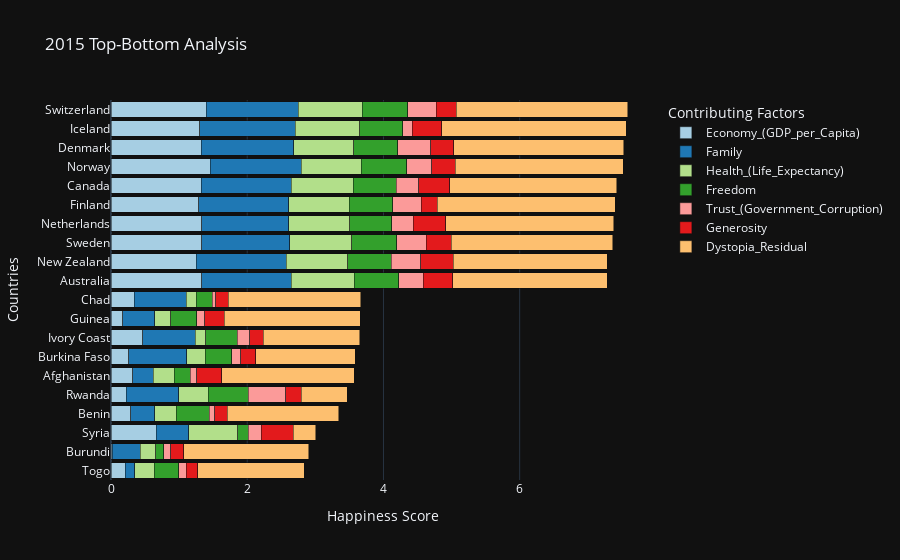
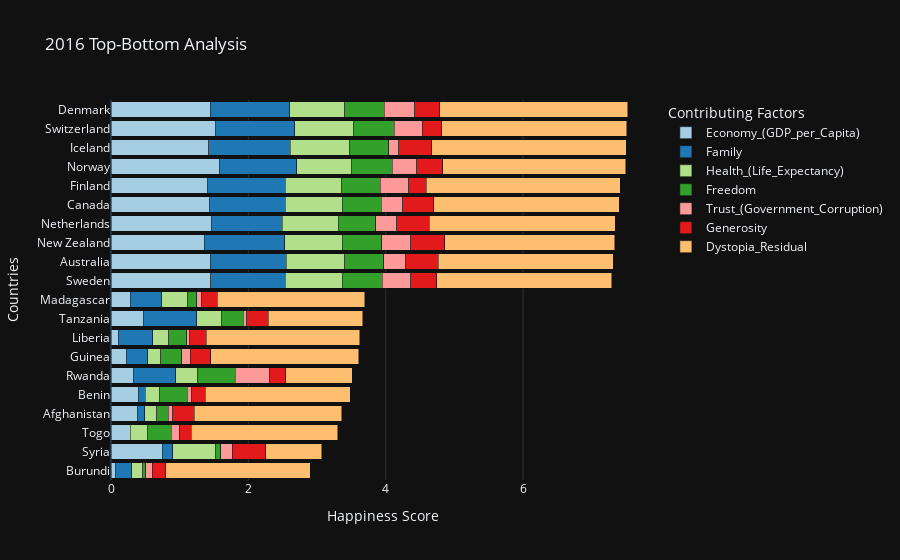
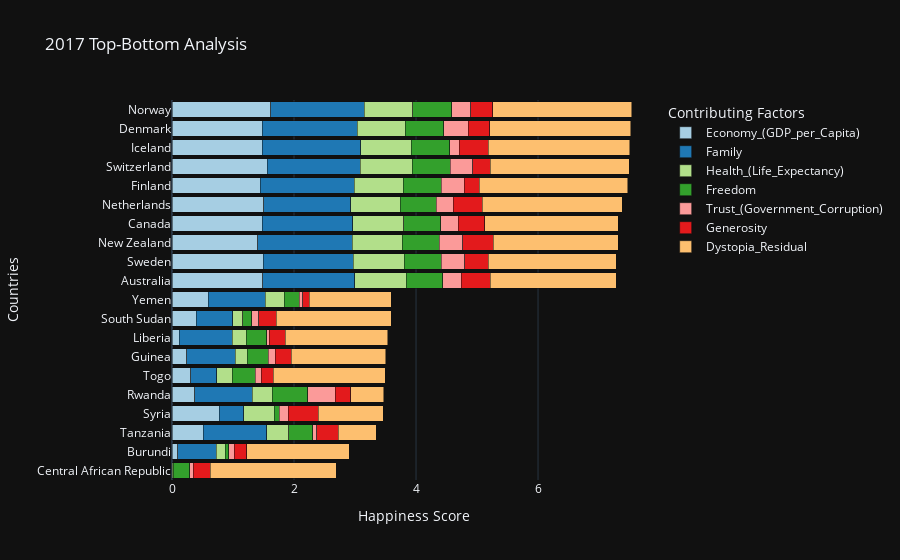
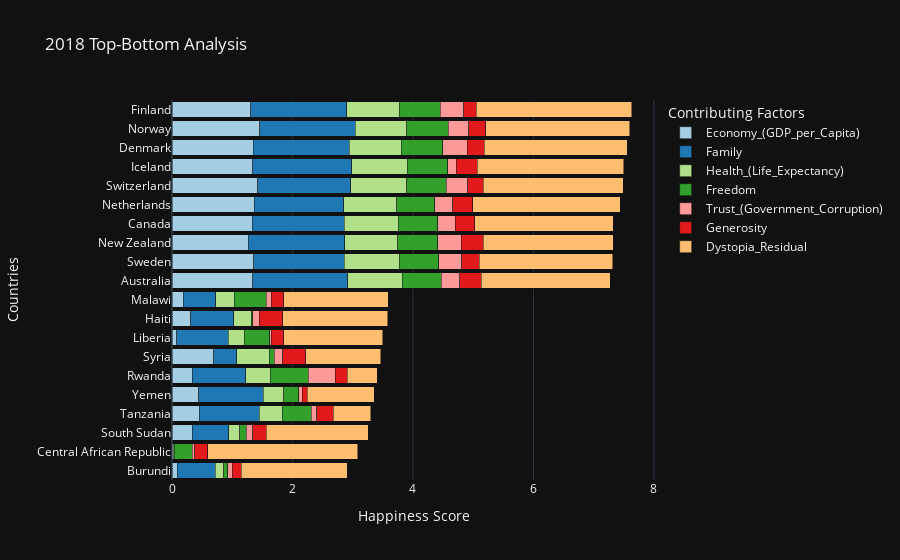

Notebook source saved alongside these figures, in order:
### Markdown cell above
# Horizontal Bars

### Code cell
top_10 = {}
bottom_10 = {}
combined_10 = {}

for year in years:
        top_10[year] =df[year].set_index('Country')
        top_10[year] = df[year].loc[:,['Country','Economy_(GDP_per_Capita)','Family', 'Health_(Life_Expectancy)',
       'Freedom', 'Trust_(Government_Corruption)', 'Generosity',
       'Dystopia_Residual']].head(10)
        bottom_10[year] = df[year].set_index('Country')
        bottom_10[year] = df[year].loc[:,['Country','Economy_(GDP_per_Capita)','Family', 'Health_(Life_Expectancy)',
       'Freedom', 'Trust_(Government_Corruption)', 'Generosity',
       'Dystopia_Residual']].tail(10)
        combined_10[year] = pd.concat([bottom_10[year][::-1],top_10[year][::-1]]).set_index('Country',drop=True)
#         combined_10[year].iplot(kind='barh',title= f'{year} Top-Bottom Analysis',barmode='stack',bargap=.3)
        fig =px.bar(combined_10[year], color_discrete_sequence = px.colors.colorbrewer.Paired,orientation='h',title= f'{year} Top-Bottom Analysis',barmode='stack', labels=dict(Country="Countries", value="Happiness Score", variable="Contributing Factors"))
        fig.show()

### Figure 1 — Plotly figure (JSON) as saved in the notebook; plotly's stock layout.template omitted (floating-point values rounded to 4 significant figures)
{"data": [{"alignmentgroup": "True", "hovertemplate": "Contributing Factors=Economy_(GDP_per_Capita)<br>Happiness Score=%{x}<br>Countries=%{y}<extra></extra>", "legendgroup": "Economy_(GDP_per_Capita)", "marker": {"color": "rgb(166,206,227)"}, "name": "Economy_(GDP_per_Capita)", "offsetgroup": "Economy_(GDP_per_Capita)", "orientation": "h", "showlegend": true, "textposition": "auto", "type": "bar", "x": [0.2087, 0.0153, 0.6632, 0.2867, 0.2221, 0.3198, 0.2581, 0.4653, 0.1742, 0.3419, 1.334, 1.25, 1.332, 1.329, 1.29, 1.326, 1.459, 1.325, 1.302, 1.397], "xaxis": "x", "y": ["Togo", "Burundi", "Syria", "Benin", "Rwanda", "Afghanistan", "Burkina Faso", "Ivory Coast", "Guinea", "Chad", "Australia", "New Zealand", "Sweden", "Netherlands", "Finland", "Canada", "Norway", "Denmark", "Iceland", "Switzerland"], "yaxis": "y"}, {"alignmentgroup": "True", "hovertemplate": "Contributing Factors=Family<br>Happiness Score=%{x}<br>Countries=%{y}<extra></extra>", "legendgroup": "Family", "marker": {"color": "rgb(31,120,180)"}, "name": "Family", "offsetgroup": "Family", "orientation": "h", "showlegend": true, "textposition": "auto", "type": "bar", "x": [0.1399, 0.4159, 0.4749, 0.3539, 0.7737, 0.3029, 0.8519, 0.7712, 0.4647, 0.7606, 1.309, 1.32, 1.289, 1.28, 1.318, 1.323, 1.331, 1.361, 1.402, 1.35], "xaxis": "x", "y": ["Togo", "Burundi", "Syria", "Benin", "Rwanda", "Afghanistan", "Burkina Faso", "Ivory Coast", "Guinea", "Chad", "Australia", "New Zealand", "Sweden", "Netherlands", "Finland", "Canada", "Norway", "Denmark", "Iceland", "Switzerland"], "yaxis": "y"}, {"alignmentgroup": "True", "hovertemplate": "Contributing Factors=Health_(Life_Expectancy)<br>Happiness Score=%{x}<br>Countries=%{y}<extra></extra>", "legendgroup": "Health_(Life_Expectancy)", "marker": {"color": "rgb(178,223,138)"}, "name": "Health_(Life_Expectancy)", "offsetgroup": "Health_(Life_Expectancy)", "orientation": "h", "showlegend": true, "textposition": "auto", "type": "bar", "x": [0.2844, 0.224, 0.7219, 0.3191, 0.4286, 0.3034, 0.2712, 0.1519, 0.2401, 0.1501, 0.9316, 0.9084, 0.9109, 0.8928, 0.8891, 0.9056, 0.8852, 0.8746, 0.9478, 0.9414], "xaxis": "x", "y": ["Togo", "Burundi", "Syria", "Benin", "Rwanda", "Afghanistan", "Burkina Faso", "Ivory Coast", "Guinea", "Chad", "Australia", "New Zealand", "Sweden", "Netherlands", "Finland", "Canada", "Norway", "Denmark", "Iceland", "Switzerland"], "yaxis": "y"}, {"alignmentgroup": "True", "hovertemplate": "Contributing Factors=Freedom<br>Happiness Score=%{x}<br>Countries=%{y}<extra></extra>", "legendgroup": "Freedom", "marker": {"color": "rgb(51,160,44)"}, "name": "Freedom", "offsetgroup": "Freedom", "orientation": "h", "showlegend": true, "textposition": "auto", "type": "bar", "x": [0.3645, 0.1185, 0.1568, 0.4845, 0.592, 0.2341, 0.3949, 0.4687, 0.3772, 0.235, 0.6512, 0.6394, 0.6598, 0.6158, 0.6417, 0.633, 0.6697, 0.6494, 0.6288, 0.6656], "xaxis": "x", "y": ["Togo", "Burundi", "Syria", "Benin", "Rwanda", "Afghanistan", "Burkina Faso", "Ivory Coast", "Guinea", "Chad", "Australia", "New Zealand", "Sweden", "Netherlands", "Finland", "Canada", "Norway", "Denmark", "Iceland", "Switzerland"], "yaxis": "y"}, {"alignmentgroup": "True", "hovertemplate": "Contributing Factors=Trust_(Government_Corruption)<br>Happiness Score=%{x}<br>Countries=%{y}<extra></extra>", "legendgroup": "Trust_(Government_Corruption)", "marker": {"color": "rgb(251,154,153)"}, "name": "Trust_(Government_Corruption)", "offsetgroup": "Trust_(Government_Corruption)", "orientation": "h", "showlegend": true, "textposition": "auto", "type": "bar", "x": [0.1073, 0.1006, 0.1891, 0.0801, 0.5519, 0.09719, 0.1283, 0.1792, 0.1214, 0.05269, 0.3564, 0.4292, 0.4384, 0.3181, 0.4137, 0.3296, 0.365, 0.4836, 0.1414, 0.4198], "xaxis": "x", "y": ["Togo", "Burundi", "Syria", "Benin", "Rwanda", "Afghanistan", "Burkina Faso", "Ivory Coast", "Guinea", "Chad", "Australia", "New Zealand", "Sweden", "Netherlands", "Finland", "Canada", "Norway", "Denmark", "Iceland", "Switzerland"], "yaxis": "y"}, {"alignmentgroup": "True", "hovertemplate": "Contributing Factors=Generosity<br>Happiness Score=%{x}<br>Countries=%{y}<extra></extra>", "legendgroup": "Generosity", "marker": {"color": "rgb(227,26,28)"}, "name": "Generosity", "offsetgroup": "Generosity", "orientation": "h", "showlegend": true, "textposition": "auto", "type": "bar", "x": [0.1668, 0.1973, 0.4718, 0.1826, 0.2263, 0.3651, 0.2175, 0.2016, 0.2866, 0.1839, 0.4356, 0.475, 0.3626, 0.4761, 0.2335, 0.4581, 0.347, 0.3414, 0.4363, 0.2968], "xaxis": "x", "y": ["Togo", "Burundi", "Syria", "Benin", "Rwanda", "Afghanistan", "Burkina Faso", "Ivory Coast", "Guinea", "Chad", "Australia", "New Zealand", "Sweden", "Netherlands", "Finland", "Canada", "Norway", "Denmark", "Iceland", "Switzerland"], "yaxis": "y"}, {"alignmentgroup": "True", "hovertemplate": "Contributing Factors=Dystopia_Residual<br>Happiness Score=%{x}<br>Countries=%{y}<extra></extra>", "legendgroup": "Dystopia_Residual", "marker": {"color": "rgb(253,191,111)"}, "name": "Dystopia_Residual", "offsetgroup": "Dystopia_Residual", "orientation": "h", "showlegend": true, "textposition": "auto", "type": "bar", "x": [1.567, 1.833, 0.3286, 1.633, 0.6704, 1.952, 1.465, 1.417, 1.992, 1.943, 2.266, 2.264, 2.371, 2.466, 2.62, 2.452, 2.465, 2.492, 2.702, 2.517], "xaxis": "x", "y": ["Togo", "Burundi", "Syria", "Benin", "Rwanda", "Afghanistan", "Burkina Faso", "Ivory Coast", "Guinea", "Chad", "Australia", "New Zealand", "Sweden", "Netherlands", "Finland", "Canada", "Norway", "Denmark", "Iceland", "Switzerland"], "yaxis": "y"}], "layout": {"barmode": "stack", "legend": {"title": {"text": "Contributing Factors"}, "tracegroupgap": 0}, "title": {"text": "2015 Top-Bottom Analysis"}, "xaxis": {"anchor": "y", "domain": [0, 1], "title": {"text": "Happiness Score"}}, "yaxis": {"anchor": "x", "domain": [0, 1], "title": {"text": "Countries"}}}}

### Figure 2 — Plotly figure (JSON) as saved in the notebook; plotly's stock layout.template omitted (floating-point values rounded to 4 significant figures)
{"data": [{"alignmentgroup": "True", "hovertemplate": "Contributing Factors=Economy_(GDP_per_Capita)<br>Happiness Score=%{x}<br>Countries=%{y}<extra></extra>", "legendgroup": "Economy_(GDP_per_Capita)", "marker": {"color": "rgb(166,206,227)"}, "name": "Economy_(GDP_per_Capita)", "offsetgroup": "Economy_(GDP_per_Capita)", "orientation": "h", "showlegend": true, "textposition": "auto", "type": "bar", "x": [0.06831, 0.7472, 0.2812, 0.3823, 0.395, 0.3285, 0.2241, 0.1071, 0.4716, 0.2795, 1.452, 1.444, 1.361, 1.465, 1.44, 1.406, 1.577, 1.427, 1.527, 1.442], "xaxis": "x", "y": ["Burundi", "Syria", "Togo", "Afghanistan", "Benin", "Rwanda", "Guinea", "Liberia", "Tanzania", "Madagascar", "Sweden", "Australia", "New Zealand", "Netherlands", "Canada", "Finland", "Norway", "Iceland", "Switzerland", "Denmark"], "yaxis": "y"}, {"alignmentgroup": "True", "hovertemplate": "Contributing Factors=Family<br>Happiness Score=%{x}<br>Countries=%{y}<extra></extra>", "legendgroup": "Family", "marker": {"color": "rgb(31,120,180)"}, "name": "Family", "offsetgroup": "Family", "orientation": "h", "showlegend": true, "textposition": "auto", "type": "bar", "x": [0.2344, 0.1487, 0, 0.1104, 0.1042, 0.6159, 0.3109, 0.5035, 0.7762, 0.4612, 1.088, 1.105, 1.173, 1.029, 1.096, 1.135, 1.127, 1.183, 1.145, 1.164], "xaxis": "x", "y": ["Burundi", "Syria", "Togo", "Afghanistan", "Benin", "Rwanda", "Guinea", "Liberia", "Tanzania", "Madagascar", "Sweden", "Australia", "New Zealand", "Netherlands", "Canada", "Finland", "Norway", "Iceland", "Switzerland", "Denmark"], "yaxis": "y"}, {"alignmentgroup": "True", "hovertemplate": "Contributing Factors=Health_(Life_Expectancy)<br>Happiness Score=%{x}<br>Countries=%{y}<extra></extra>", "legendgroup": "Health_(Life_Expectancy)", "marker": {"color": "rgb(178,223,138)"}, "name": "Health_(Life_Expectancy)", "offsetgroup": "Health_(Life_Expectancy)", "orientation": "h", "showlegend": true, "textposition": "auto", "type": "bar", "x": [0.1575, 0.6299, 0.2481, 0.1734, 0.2103, 0.3186, 0.1883, 0.2316, 0.357, 0.3711, 0.8312, 0.8512, 0.831, 0.8123, 0.8276, 0.8109, 0.7958, 0.8673, 0.863, 0.795], "xaxis": "x", "y": ["Burundi", "Syria", "Togo", "Afghanistan", "Benin", "Rwanda", "Guinea", "Liberia", "Tanzania", "Madagascar", "Sweden", "Australia", "New Zealand", "Netherlands", "Canada", "Finland", "Norway", "Iceland", "Switzerland", "Denmark"], "yaxis": "y"}, {"alignmentgroup": "True", "hovertemplate": "Contributing Factors=Freedom<br>Happiness Score=%{x}<br>Countries=%{y}<extra></extra>", "legendgroup": "Freedom", "marker": {"color": "rgb(51,160,44)"}, "name": "Freedom", "offsetgroup": "Freedom", "orientation": "h", "showlegend": true, "textposition": "auto", "type": "bar", "x": [0.0432, 0.06912, 0.3468, 0.1643, 0.3975, 0.5432, 0.3095, 0.2575, 0.3176, 0.1368, 0.5822, 0.5684, 0.5815, 0.5521, 0.5737, 0.571, 0.5961, 0.5662, 0.5856, 0.5794], "xaxis": "x", "y": ["Burundi", "Syria", "Togo", "Afghanistan", "Benin", "Rwanda", "Guinea", "Liberia", "Tanzania", "Madagascar", "Sweden", "Australia", "New Zealand", "Netherlands", "Canada", "Finland", "Norway", "Iceland", "Switzerland", "Denmark"], "yaxis": "y"}, {"alignmentgroup": "True", "hovertemplate": "Contributing Factors=Trust_(Government_Corruption)<br>Happiness Score=%{x}<br>Countries=%{y}<extra></extra>", "legendgroup": "Trust_(Government_Corruption)", "marker": {"color": "rgb(251,154,153)"}, "name": "Trust_(Government_Corruption)", "offsetgroup": "Trust_(Government_Corruption)", "orientation": "h", "showlegend": true, "textposition": "auto", "type": "bar", "x": [0.09419, 0.1723, 0.1159, 0.07112, 0.06681, 0.5052, 0.1192, 0.04852, 0.05099, 0.07506, 0.4087, 0.3233, 0.419, 0.2993, 0.3133, 0.41, 0.3578, 0.1497, 0.412, 0.4445], "xaxis": "x", "y": ["Burundi", "Syria", "Togo", "Afghanistan", "Benin", "Rwanda", "Guinea", "Liberia", "Tanzania", "Madagascar", "Sweden", "Australia", "New Zealand", "Netherlands", "Canada", "Finland", "Norway", "Iceland", "Switzerland", "Denmark"], "yaxis": "y"}, {"alignmentgroup": "True", "hovertemplate": "Contributing Factors=Generosity<br>Happiness Score=%{x}<br>Countries=%{y}<extra></extra>", "legendgroup": "Generosity", "marker": {"color": "rgb(227,26,28)"}, "name": "Generosity", "offsetgroup": "Generosity", "orientation": "h", "showlegend": true, "textposition": "auto", "type": "bar", "x": [0.2029, 0.484, 0.1752, 0.3127, 0.2018, 0.2355, 0.2991, 0.2406, 0.3147, 0.2204, 0.3825, 0.4741, 0.494, 0.4742, 0.4483, 0.2549, 0.379, 0.4768, 0.2808, 0.3617], "xaxis": "x", "y": ["Burundi", "Syria", "Togo", "Afghanistan", "Benin", "Rwanda", "Guinea", "Liberia", "Tanzania", "Madagascar", "Sweden", "Australia", "New Zealand", "Netherlands", "Canada", "Finland", "Norway", "Iceland", "Switzerland", "Denmark"], "yaxis": "y"}, {"alignmentgroup": "True", "hovertemplate": "Contributing Factors=Dystopia_Residual<br>Happiness Score=%{x}<br>Countries=%{y}<extra></extra>", "legendgroup": "Dystopia_Residual", "marker": {"color": "rgb(253,191,111)"}, "name": "Dystopia_Residual", "offsetgroup": "Dystopia_Residual", "orientation": "h", "showlegend": true, "textposition": "auto", "type": "bar", "x": [2.104, 0.8179, 2.135, 2.146, 2.108, 0.9682, 2.156, 2.233, 1.378, 2.151, 2.547, 2.546, 2.476, 2.707, 2.705, 2.826, 2.665, 2.831, 2.695, 2.739], "xaxis": "x", "y": ["Burundi", "Syria", "Togo", "Afghanistan", "Benin", "Rwanda", "Guinea", "Liberia", "Tanzania", "Madagascar", "Sweden", "Australia", "New Zealand", "Netherlands", "Canada", "Finland", "Norway", "Iceland", "Switzerland", "Denmark"], "yaxis": "y"}], "layout": {"barmode": "stack", "legend": {"title": {"text": "Contributing Factors"}, "tracegroupgap": 0}, "title": {"text": "2016 Top-Bottom Analysis"}, "xaxis": {"anchor": "y", "domain": [0, 1], "title": {"text": "Happiness Score"}}, "yaxis": {"anchor": "x", "domain": [0, 1], "title": {"text": "Countries"}}}}

### Figure 3 — Plotly figure (JSON) as saved in the notebook; plotly's stock layout.template omitted (floating-point values rounded to 4 significant figures)
{"data": [{"alignmentgroup": "True", "hovertemplate": "Contributing Factors=Economy_(GDP_per_Capita)<br>Happiness Score=%{x}<br>Countries=%{y}<extra></extra>", "legendgroup": "Economy_(GDP_per_Capita)", "marker": {"color": "rgb(166,206,227)"}, "name": "Economy_(GDP_per_Capita)", "offsetgroup": "Economy_(GDP_per_Capita)", "orientation": "h", "showlegend": true, "textposition": "auto", "type": "bar", "x": [0, 0.09162, 0.5111, 0.7772, 0.3687, 0.3054, 0.2445, 0.119, 0.3972, 0.5917, 1.484, 1.494, 1.406, 1.479, 1.504, 1.444, 1.565, 1.481, 1.482, 1.616], "xaxis": "x", "y": ["Central African Republic", "Burundi", "Tanzania", "Syria", "Rwanda", "Togo", "Guinea", "Liberia", "South Sudan", "Yemen", "Australia", "Sweden", "New Zealand", "Canada", "Netherlands", "Finland", "Switzerland", "Iceland", "Denmark", "Norway"], "yaxis": "y"}, {"alignmentgroup": "True", "hovertemplate": "Contributing Factors=Family<br>Happiness Score=%{x}<br>Countries=%{y}<extra></extra>", "legendgroup": "Family", "marker": {"color": "rgb(31,120,180)"}, "name": "Family", "offsetgroup": "Family", "orientation": "h", "showlegend": true, "textposition": "auto", "type": "bar", "x": [0, 0.6298, 1.042, 0.3961, 0.9457, 0.4319, 0.7912, 0.8721, 0.6013, 0.9354, 1.51, 1.478, 1.548, 1.481, 1.429, 1.54, 1.517, 1.611, 1.551, 1.534], "xaxis": "x", "y": ["Central African Republic", "Burundi", "Tanzania", "Syria", "Rwanda", "Togo", "Guinea", "Liberia", "South Sudan", "Yemen", "Australia", "Sweden", "New Zealand", "Canada", "Netherlands", "Finland", "Switzerland", "Iceland", "Denmark", "Norway"], "yaxis": "y"}, {"alignmentgroup": "True", "hovertemplate": "Contributing Factors=Health_(Life_Expectancy)<br>Happiness Score=%{x}<br>Countries=%{y}<extra></extra>", "legendgroup": "Health_(Life_Expectancy)", "marker": {"color": "rgb(178,223,138)"}, "name": "Health_(Life_Expectancy)", "offsetgroup": "Health_(Life_Expectancy)", "orientation": "h", "showlegend": true, "textposition": "auto", "type": "bar", "x": [0.01877, 0.1516, 0.3645, 0.5005, 0.3264, 0.2471, 0.1941, 0.2299, 0.1635, 0.3101, 0.8439, 0.8309, 0.8168, 0.8346, 0.8107, 0.8092, 0.8581, 0.8336, 0.7926, 0.7967], "xaxis": "x", "y": ["Central African Republic", "Burundi", "Tanzania", "Syria", "Rwanda", "Togo", "Guinea", "Liberia", "South Sudan", "Yemen", "Australia", "Sweden", "New Zealand", "Canada", "Netherlands", "Finland", "Switzerland", "Iceland", "Denmark", "Norway"], "yaxis": "y"}, {"alignmentgroup": "True", "hovertemplate": "Contributing Factors=Freedom<br>Happiness Score=%{x}<br>Countries=%{y}<extra></extra>", "legendgroup": "Freedom", "marker": {"color": "rgb(51,160,44)"}, "name": "Freedom", "offsetgroup": "Freedom", "orientation": "h", "showlegend": true, "textposition": "auto", "type": "bar", "x": [0.2708, 0.0599, 0.39, 0.08154, 0.5818, 0.3804, 0.3486, 0.3329, 0.1471, 0.2495, 0.6016, 0.6129, 0.6141, 0.6111, 0.5854, 0.618, 0.6201, 0.6272, 0.626, 0.6354], "xaxis": "x", "y": ["Central African Republic", "Burundi", "Tanzania", "Syria", "Rwanda", "Togo", "Guinea", "Liberia", "South Sudan", "Yemen", "Australia", "Sweden", "New Zealand", "Canada", "Netherlands", "Finland", "Switzerland", "Iceland", "Denmark", "Norway"], "yaxis": "y"}, {"alignmentgroup": "True", "hovertemplate": "Contributing Factors=Trust_(Government_Corruption)<br>Happiness Score=%{x}<br>Countries=%{y}<extra></extra>", "legendgroup": "Trust_(Government_Corruption)", "marker": {"color": "rgb(251,154,153)"}, "name": "Trust_(Government_Corruption)", "offsetgroup": "Trust_(Government_Corruption)", "orientation": "h", "showlegend": true, "textposition": "auto", "type": "bar", "x": [0.05657, 0.08415, 0.06604, 0.1513, 0.4552, 0.09567, 0.1109, 0.03895, 0.1168, 0.05677, 0.3012, 0.3844, 0.3828, 0.2874, 0.2827, 0.3826, 0.367, 0.1535, 0.4008, 0.316], "xaxis": "x", "y": ["Central African Republic", "Burundi", "Tanzania", "Syria", "Rwanda", "Togo", "Guinea", "Liberia", "South Sudan", "Yemen", "Australia", "Sweden", "New Zealand", "Canada", "Netherlands", "Finland", "Switzerland", "Iceland", "Denmark", "Norway"], "yaxis": "y"}, {"alignmentgroup": "True", "hovertemplate": "Contributing Factors=Generosity<br>Happiness Score=%{x}<br>Countries=%{y}<extra></extra>", "legendgroup": "Generosity", "marker": {"color": "rgb(227,26,28)"}, "name": "Generosity", "offsetgroup": "Generosity", "orientation": "h", "showlegend": true, "textposition": "auto", "type": "bar", "x": [0.2809, 0.2044, 0.3543, 0.4937, 0.2528, 0.1969, 0.2648, 0.2665, 0.2857, 0.1041, 0.4777, 0.3854, 0.5, 0.4355, 0.4705, 0.2455, 0.2905, 0.4755, 0.3553, 0.362], "xaxis": "x", "y": ["Central African Republic", "Burundi", "Tanzania", "Syria", "Rwanda", "Togo", "Guinea", "Liberia", "South Sudan", "Yemen", "Australia", "Sweden", "New Zealand", "Canada", "Netherlands", "Finland", "Switzerland", "Iceland", "Denmark", "Norway"], "yaxis": "y"}, {"alignmentgroup": "True", "hovertemplate": "Contributing Factors=Dystopia_Residual<br>Happiness Score=%{x}<br>Countries=%{y}<extra></extra>", "legendgroup": "Dystopia_Residual", "marker": {"color": "rgb(253,191,111)"}, "name": "Dystopia_Residual", "offsetgroup": "Dystopia_Residual", "orientation": "h", "showlegend": true, "textposition": "auto", "type": "bar", "x": [2.066, 1.683, 0.6211, 1.062, 0.5401, 1.837, 1.552, 1.673, 1.88, 1.346, 2.065, 2.098, 2.046, 2.187, 2.295, 2.43, 2.277, 2.323, 2.314, 2.277], "xaxis": "x", "y": ["Central African Republic", "Burundi", "Tanzania", "Syria", "Rwanda", "Togo", "Guinea", "Liberia", "South Sudan", "Yemen", "Australia", "Sweden", "New Zealand", "Canada", "Netherlands", "Finland", "Switzerland", "Iceland", "Denmark", "Norway"], "yaxis": "y"}], "layout": {"barmode": "stack", "legend": {"title": {"text": "Contributing Factors"}, "tracegroupgap": 0}, "title": {"text": "2017 Top-Bottom Analysis"}, "xaxis": {"anchor": "y", "domain": [0, 1], "title": {"text": "Happiness Score"}}, "yaxis": {"anchor": "x", "domain": [0, 1], "title": {"text": "Countries"}}}}

### Figure 4 — Plotly figure (JSON) as saved in the notebook; plotly's stock layout.template omitted (floating-point values rounded to 4 significant figures)
{"data": [{"alignmentgroup": "True", "hovertemplate": "Contributing Factors=Economy_(GDP_per_Capita)<br>Happiness Score=%{x}<br>Countries=%{y}<extra></extra>", "legendgroup": "Economy_(GDP_per_Capita)", "marker": {"color": "rgb(166,206,227)"}, "name": "Economy_(GDP_per_Capita)", "offsetgroup": "Economy_(GDP_per_Capita)", "orientation": "h", "showlegend": true, "textposition": "auto", "type": "bar", "x": [0.091, 0.024, 0.337, 0.455, 0.442, 0.332, 0.689, 0.076, 0.315, 0.186, 1.34, 1.355, 1.268, 1.33, 1.361, 1.42, 1.343, 1.351, 1.456, 1.305], "xaxis": "x", "y": ["Burundi", "Central African Republic", "South Sudan", "Tanzania", "Yemen", "Rwanda", "Syria", "Liberia", "Haiti", "Malawi", "Australia", "Sweden", "New Zealand", "Canada", "Netherlands", "Switzerland", "Iceland", "Denmark", "Norway", "Finland"], "yaxis": "y"}, {"alignmentgroup": "True", "hovertemplate": "Contributing Factors=Family<br>Happiness Score=%{x}<br>Countries=%{y}<extra></extra>", "legendgroup": "Family", "marker": {"color": "rgb(31,120,180)"}, "name": "Family", "offsetgroup": "Family", "orientation": "h", "showlegend": true, "textposition": "auto", "type": "bar", "x": [0.627, 0, 0.608, 0.991, 1.073, 0.896, 0.382, 0.858, 0.714, 0.541, 1.573, 1.501, 1.601, 1.532, 1.488, 1.549, 1.644, 1.59, 1.582, 1.592], "xaxis": "x", "y": ["Burundi", "Central African Republic", "South Sudan", "Tanzania", "Yemen", "Rwanda", "Syria", "Liberia", "Haiti", "Malawi", "Australia", "Sweden", "New Zealand", "Canada", "Netherlands", "Switzerland", "Iceland", "Denmark", "Norway", "Finland"], "yaxis": "y"}, {"alignmentgroup": "True", "hovertemplate": "Contributing Factors=Health_(Life_Expectancy)<br>Happiness Score=%{x}<br>Countries=%{y}<extra></extra>", "legendgroup": "Health_(Life_Expectancy)", "marker": {"color": "rgb(178,223,138)"}, "name": "Health_(Life_Expectancy)", "offsetgroup": "Health_(Life_Expectancy)", "orientation": "h", "showlegend": true, "textposition": "auto", "type": "bar", "x": [0.145, 0.01, 0.177, 0.381, 0.343, 0.4, 0.539, 0.267, 0.289, 0.306, 0.91, 0.913, 0.876, 0.896, 0.878, 0.927, 0.914, 0.868, 0.861, 0.874], "xaxis": "x", "y": ["Burundi", "Central African Republic", "South Sudan", "Tanzania", "Yemen", "Rwanda", "Syria", "Liberia", "Haiti", "Malawi", "Australia", "Sweden", "New Zealand", "Canada", "Netherlands", "Switzerland", "Iceland", "Denmark", "Norway", "Finland"], "yaxis": "y"}, {"alignmentgroup": "True", "hovertemplate": "Contributing Factors=Freedom<br>Happiness Score=%{x}<br>Countries=%{y}<extra></extra>", "legendgroup": "Freedom", "marker": {"color": "rgb(51,160,44)"}, "name": "Freedom", "offsetgroup": "Freedom", "orientation": "h", "showlegend": true, "textposition": "auto", "type": "bar", "x": [0.065, 0.305, 0.112, 0.481, 0.244, 0.636, 0.088, 0.419, 0.025, 0.531, 0.647, 0.659, 0.669, 0.653, 0.638, 0.66, 0.677, 0.683, 0.686, 0.681], "xaxis": "x", "y": ["Burundi", "Central African Republic", "South Sudan", "Tanzania", "Yemen", "Rwanda", "Syria", "Liberia", "Haiti", "Malawi", "Australia", "Sweden", "New Zealand", "Canada", "Netherlands", "Switzerland", "Iceland", "Denmark", "Norway", "Finland"], "yaxis": "y"}, {"alignmentgroup": "True", "hovertemplate": "Contributing Factors=Trust_(Government_Corruption)<br>Happiness Score=%{x}<br>Countries=%{y}<extra></extra>", "legendgroup": "Trust_(Government_Corruption)", "marker": {"color": "rgb(251,154,153)"}, "name": "Trust_(Government_Corruption)", "offsetgroup": "Trust_(Government_Corruption)", "orientation": "h", "showlegend": true, "textposition": "auto", "type": "bar", "x": [0.076, 0.038, 0.106, 0.097, 0.064, 0.444, 0.144, 0.03, 0.104, 0.08, 0.302, 0.383, 0.389, 0.291, 0.295, 0.357, 0.138, 0.408, 0.34, 0.393], "xaxis": "x", "y": ["Burundi", "Central African Republic", "South Sudan", "Tanzania", "Yemen", "Rwanda", "Syria", "Liberia", "Haiti", "Malawi", "Australia", "Sweden", "New Zealand", "Canada", "Netherlands", "Switzerland", "Iceland", "Denmark", "Norway", "Finland"], "yaxis": "y"}, {"alignmentgroup": "True", "hovertemplate": "Contributing Factors=Generosity<br>Happiness Score=%{x}<br>Countries=%{y}<extra></extra>", "legendgroup": "Generosity", "marker": {"color": "rgb(227,26,28)"}, "name": "Generosity", "offsetgroup": "Generosity", "orientation": "h", "showlegend": true, "textposition": "auto", "type": "bar", "x": [0.149, 0.218, 0.224, 0.27, 0.083, 0.2, 0.376, 0.206, 0.392, 0.21, 0.361, 0.285, 0.365, 0.321, 0.333, 0.256, 0.353, 0.284, 0.286, 0.202], "xaxis": "x", "y": ["Burundi", "Central African Republic", "South Sudan", "Tanzania", "Yemen", "Rwanda", "Syria", "Liberia", "Haiti", "Malawi", "Australia", "Sweden", "New Zealand", "Canada", "Netherlands", "Switzerland", "Iceland", "Denmark", "Norway", "Finland"], "yaxis": "y"}, {"alignmentgroup": "True", "hovertemplate": "Contributing Factors=Dystopia_Residual<br>Happiness Score=%{x}<br>Countries=%{y}<extra></extra>", "legendgroup": "Dystopia_Residual", "marker": {"color": "rgb(253,191,111)"}, "name": "Dystopia_Residual", "offsetgroup": "Dystopia_Residual", "orientation": "h", "showlegend": true, "textposition": "auto", "type": "bar", "x": [1.752, 2.488, 1.69, 0.628, 1.106, 0.5, 1.244, 1.639, 1.743, 1.733, 2.139, 2.218, 2.156, 2.305, 2.448, 2.318, 2.426, 2.371, 2.383, 2.585], "xaxis": "x", "y": ["Burundi", "Central African Republic", "South Sudan", "Tanzania", "Yemen", "Rwanda", "Syria", "Liberia", "Haiti", "Malawi", "Australia", "Sweden", "New Zealand", "Canada", "Netherlands", "Switzerland", "Iceland", "Denmark", "Norway", "Finland"], "yaxis": "y"}], "layout": {"barmode": "stack", "legend": {"title": {"text": "Contributing Factors"}, "tracegroupgap": 0}, "title": {"text": "2018 Top-Bottom Analysis"}, "xaxis": {"anchor": "y", "domain": [0, 1], "title": {"text": "Happiness Score"}}, "yaxis": {"anchor": "x", "domain": [0, 1], "title": {"text": "Countries"}}}}
